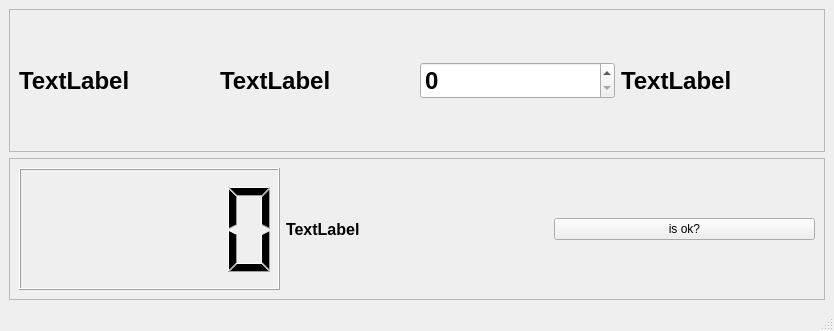
<?xml version="1.0" encoding="UTF-8"?>
<ui version="4.0">
 <class>Principal</class>
 <widget class="QMainWindow" name="Principal">
  <property name="geometry">
   <rect>
    <x>0</x>
    <y>0</y>
    <width>834</width>
    <height>331</height>
   </rect>
  </property>
  <property name="windowTitle">
   <string>Principal</string>
  </property>
  <widget class="QWidget" name="centralwidget">
   <layout class="QVBoxLayout" name="verticalLayout">
    <item>
     <widget class="QFrame" name="frame">
      <property name="frameShape">
       <enum>QFrame::StyledPanel</enum>
      </property>
      <property name="frameShadow">
       <enum>QFrame::Raised</enum>
      </property>
      <layout class="QHBoxLayout" name="horizontalLayout">
       <item>
        <widget class="QLabel" name="label">
         <property name="font">
          <font>
           <pointsize>18</pointsize>
           <bold>true</bold>
          </font>
         </property>
         <property name="text">
          <string>TextLabel</string>
         </property>
        </widget>
       </item>
       <item>
        <widget class="QLabel" name="label_2">
         <property name="font">
          <font>
           <pointsize>18</pointsize>
           <bold>true</bold>
          </font>
         </property>
         <property name="text">
          <string>TextLabel</string>
         </property>
        </widget>
       </item>
       <item>
        <widget class="QSpinBox" name="spinBox">
         <property name="font">
          <font>
           <pointsize>18</pointsize>
           <bold>true</bold>
          </font>
         </property>
         <property name="maximum">
          <number>999</number>
         </property>
        </widget>
       </item>
       <item>
        <widget class="QLabel" name="label_3">
         <property name="font">
          <font>
           <pointsize>18</pointsize>
           <bold>true</bold>
          </font>
         </property>
         <property name="text">
          <string>TextLabel</string>
         </property>
        </widget>
       </item>
      </layout>
     </widget>
    </item>
    <item>
     <widget class="QFrame" name="frame_2">
      <property name="frameShape">
       <enum>QFrame::StyledPanel</enum>
      </property>
      <property name="frameShadow">
       <enum>QFrame::Raised</enum>
      </property>
      <layout class="QHBoxLayout" name="horizontalLayout_2">
       <item>
        <widget class="QLCDNumber" name="lcdNumber"/>
       </item>
       <item>
        <widget class="QLabel" name="label_punto">
         <property name="font">
          <font>
           <pointsize>12</pointsize>
           <bold>true</bold>
          </font>
         </property>
         <property name="text">
          <string>TextLabel</string>
         </property>
        </widget>
       </item>
       <item>
        <widget class="QPushButton" name="pushButton">
         <property name="text">
          <string>is ok?</string>
         </property>
        </widget>
       </item>
      </layout>
     </widget>
    </item>
   </layout>
  </widget>
  <widget class="QMenuBar" name="menubar">
   <property name="geometry">
    <rect>
     <x>0</x>
     <y>0</y>
     <width>834</width>
     <height>26</height>
    </rect>
   </property>
  </widget>
  <widget class="QStatusBar" name="statusbar"/>
 </widget>
 <resources/>
 <connections/>
</ui>
